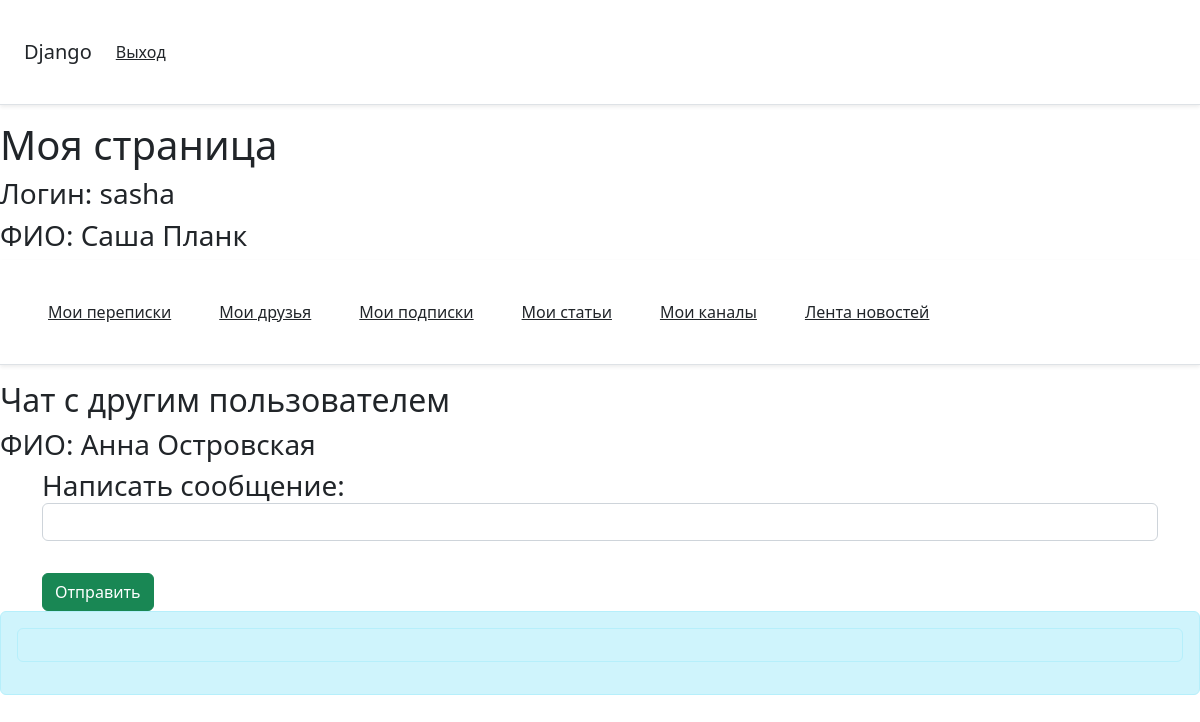
Page /1/chat_anna on the committed database.
### main/models.py (models this page shows)
class StandartUser(models.Model):
    password = models.CharField(max_length=256)
    username = models.CharField('username', max_length=150)
    last_name = models.CharField(max_length=150)
    date_joined  = models.DateTimeField(auto_now=True)
    first_name = models.CharField(max_length=150)

### main/views.py (the view)
# urls.py: path('<int:id>/chat_<str:people_username>', views.open_personal_chat, name='open_personal_chat'),
def open_personal_chat(request, id, people_username):
    user = get_object_or_404(StandartUser, id=id)
    people = get_object_or_404(StandartUser, username=people_username)
    form = WriteMessageForm(request.POST)
    data = {
        'form': form,
        'user': user,
        'people': people,
   }
    return render(request, 'expuser/chat.html', data)

### main/forms.py
class WriteMessageForm(ModelForm):
    class Meta:
        model = MessageСhat
        fields = ['user','chat','content']
        widgets = {
            "user": TextInput(attrs={
                'class': 'form-control'
            }),
            "chat": TextInput(attrs={
                'class': 'form-control'
            }),
            "content": TextInput(attrs={
                'class': 'form-control'
            }),
        }

### main/templates/expuser/chat.html (shortened to what this page needs)
{% extends 'user/userpage.html' %}
{% block href %}
<h2>Чат с другим пользователем</h2>
<h3 style="text-transform:capitalize">ФИО: {{ people.first_name }} {{ people.last_name }}</h3>
<div class="container">
    <form method="post">
        <h3>Написать сообщение: {{ form.content }}</h3><br>
        <input type="submit" class="btn btn-success" value="Отправить">
    </form>
</div>
<div class="alert alert-info">
    <div class="alert alert-info">
    </div>
</div>
{% endblock %}

### main/templates/user/userpage.html (shortened to what this page needs)
{% extends 'user/base.html' %}
{% block body %}
<h1>Моя страница</h1>
<h3>Логин: {{ user.username }}</h3>
<h3 style="text-transform:capitalize">ФИО: {{ user.first_name }} {{ user.last_name }}</h3>
<div class="d-flex flex-column flex-md-row align-items-center p-3 px-md-4 mb-3 bg-white border-bottom shadow-sm">
    <a class="p-4 text-dark" href="mychats">Мои переписки</a>
    <a class="p-4 text-dark" href="myfriends">Мои друзья</a>
    <a class="p-4 text-dark" href="mysubscribes">Мои подписки</a>
    <a class="p-4 text-dark" href="myarticles">Мои статьи</a>
    <a class="p-4 text-dark" href="mychanels">Мои каналы</a>
    <a class="p-4 text-dark" href="news">Лента новостей</a>
</div>
{% block href %}{% endblock %}
{% endblock %}

### rows in the picture
StandartUser: username "sasha", first_name "Саша", last_name "Планк"
StandartUser: first_name "Анна", last_name "Островская"
